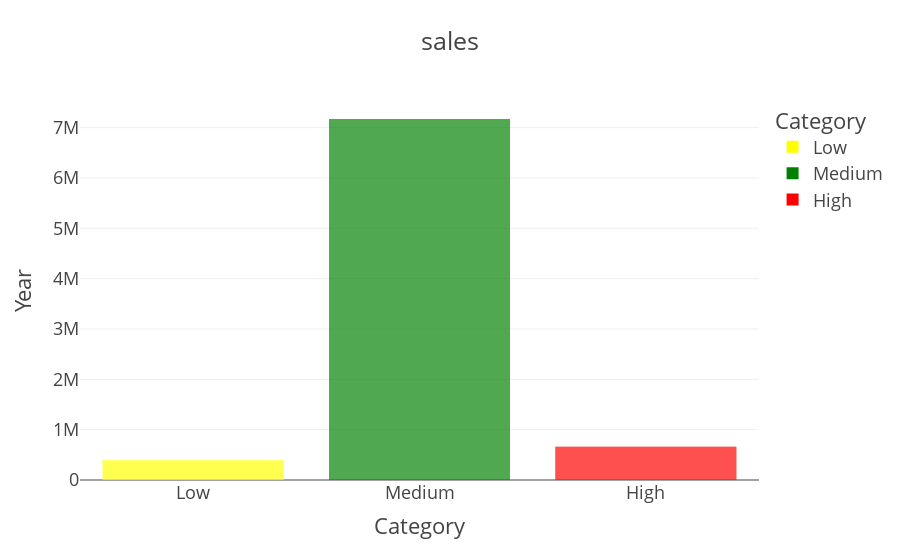

The cell this chart's notebook holds for it:
### Code cell
import plotly.express as px
fig=px.bar(tfl,y="Year",x="Category",color="Category",title="sales",color_discrete_map={'Low':'yellow','High':'red','Medium':'green'},template='presentation')
fig.update_layout(showlegend=True)
fig.show()

### Figure 1 — Plotly figure (JSON) as saved in the notebook; plotly's stock layout.template omitted (floating-point values rounded to 4 significant figures; data arrays with more than 128 entries replaced by an {"elided": "..."} marker saying what was removed)
{"data": [{"alignmentgroup": "True", "hovertemplate": "Category=%{x}<br>Year=%{y}<extra></extra>", "legendgroup": "Low", "marker": {"color": "yellow", "pattern": {"shape": ""}}, "name": "Low", "offsetgroup": "Low", "orientation": "v", "showlegend": true, "textposition": "auto", "type": "bar", "x": {"elided": "195 str values"}, "xaxis": "x", "y": {"elided": "195 int values"}, "yaxis": "y"}, {"alignmentgroup": "True", "hovertemplate": "Category=%{x}<br>Year=%{y}<extra></extra>", "legendgroup": "Medium", "marker": {"color": "green", "pattern": {"shape": ""}}, "name": "Medium", "offsetgroup": "Medium", "orientation": "v", "showlegend": true, "textposition": "auto", "type": "bar", "x": {"elided": "3558 str values"}, "xaxis": "x", "y": {"elided": "3558 int values"}, "yaxis": "y"}, {"alignmentgroup": "True", "hovertemplate": "Category=%{x}<br>Year=%{y}<extra></extra>", "legendgroup": "High", "marker": {"color": "red", "pattern": {"shape": ""}}, "name": "High", "offsetgroup": "High", "orientation": "v", "showlegend": true, "textposition": "auto", "type": "bar", "x": {"elided": "328 str values"}, "xaxis": "x", "y": {"elided": "328 int values"}, "yaxis": "y"}], "layout": {"barmode": "relative", "legend": {"title": {"text": "Category"}, "tracegroupgap": 0}, "showlegend": true, "title": {"text": "sales"}, "xaxis": {"anchor": "y", "categoryarray": ["Low", "Medium", "High"], "categoryorder": "array", "domain": [0, 1], "title": {"text": "Category"}}, "yaxis": {"anchor": "x", "domain": [0, 1], "title": {"text": "Year"}}}}
